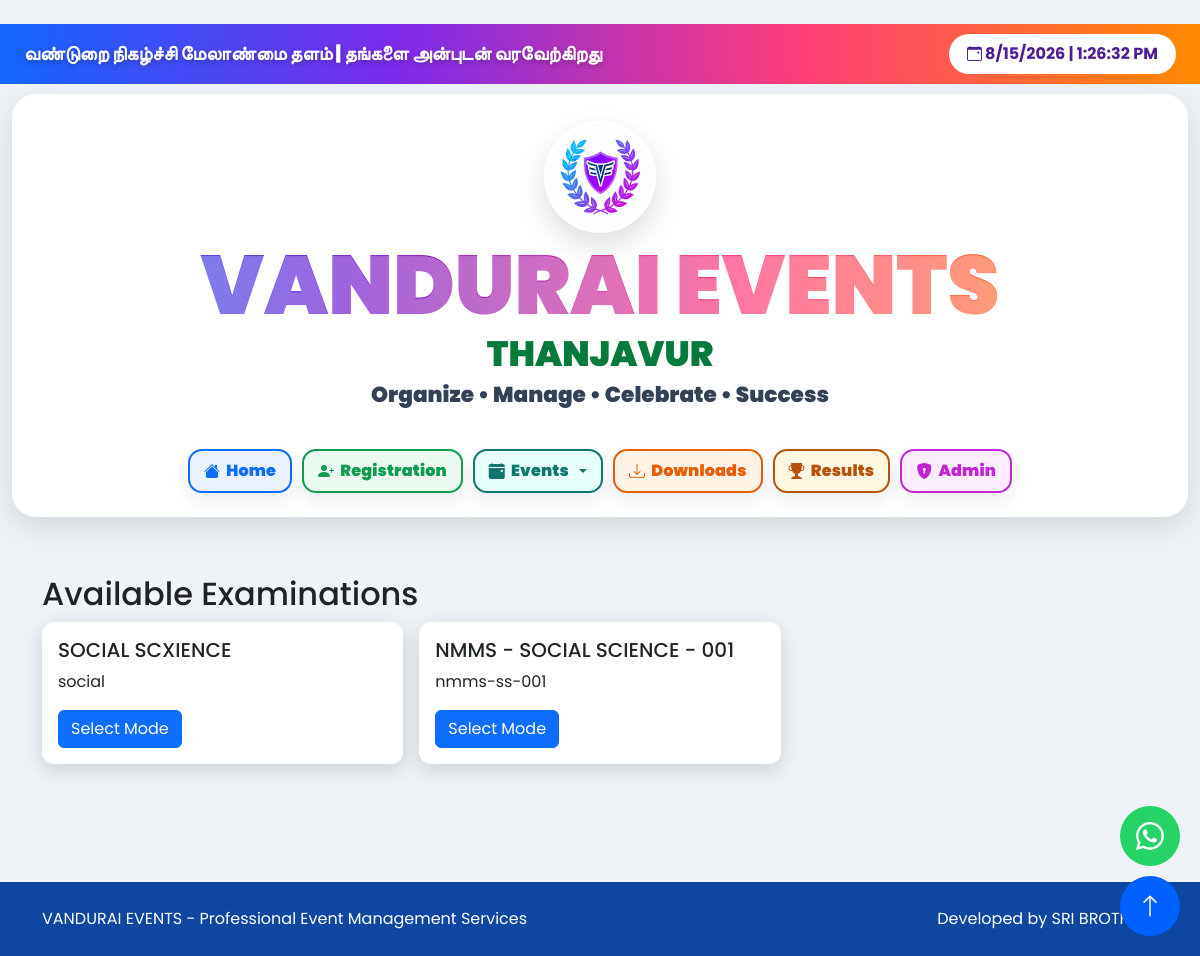
Screenshot of /offline-exams (signed in) with the database file from the repository.
### models.py (models this page shows)
class OnlineExam(db.Model):
    __tablename__ = "online_exams"
    __table_args__ = (
        db.UniqueConstraint(
            "exam_code",
            name="uq_online_exam_code"
        ),
    )
    id = db.Column(
        db.Integer,
        primary_key=True
    )
    event_id = db.Column(
        db.Integer,
        db.ForeignKey("events.id"),
        nullable=False
    )
    subject_id = db.Column(
        db.Integer,
        db.ForeignKey("exam_subjects.id"),
        nullable=False
    )
    exam_title = db.Column(
        db.String(200),
        nullable=False
    )
    exam_code = db.Column(
        db.String(80),
        nullable=False
    )
    instructions = db.Column(
        db.Text
    )
    start_at = db.Column(
        db.DateTime
    )
    end_at = db.Column(
        db.DateTime
    )
    duration_minutes = db.Column(
        db.Integer,
        default=30,
        nullable=False
    )
    marks_per_question = db.Column(
        db.Float,
        default=1,
        nullable=False
    )
    pass_mark = db.Column(
        db.Float,
        default=0
    )
    negative_marks = db.Column(
        db.Float,
        default=0,
        nullable=False
    )
    max_attempts = db.Column(
        db.Integer,
        default=1,
        nullable=False
    )
    tab_switch_limit = db.Column(
        db.Integer,
        default=3,
        nullable=False
    )
    auto_submit_on_violation = db.Column(
        db.Boolean,
        default=True,
        nullable=False
    )
    show_result_immediately = db.Column(
        db.Boolean,
        default=True,
        nullable=False
    )
    randomize_questions = db.Column(db.Boolean, default=False, nullable=False)
    shuffle_options = db.Column(db.Boolean, default=False, nullable=False)
    question_count = db.Column(db.Integer)
    webcam_proctoring = db.Column(db.Boolean, default=False, nullable=False)
    webcam_capture_interval = db.Column(db.Integer, default=60, nullable=False)
    public_results_published = db.Column(
        db.Boolean,
        default=False,
        nullable=False
    )
    is_active = db.Column(
        db.Boolean,
        default=True,
        nullable=False
    )
    created_at = db.Column(
        db.DateTime,
        default=datetime.utcnow
    )
    event = db.relationship(
        "Event",
        back_populates="online_exams"
    )
    subject = db.relationship(
        "ExamSubject",
        back_populates="exams"
    )
    questions = db.relationship(
        "ExamQuestion",
        back_populates="exam",
        cascade="all, delete-orphan",
        order_by="ExamQuestion.sort_order.asc(), ExamQuestion.id.asc()",
        lazy=True
    )
    attempts = db.relationship(
        "ExamAttempt",
        back_populates="exam",
        lazy=True
    )
    question_pools = db.relationship(
        "ExamQuestionPool",
        back_populates="exam",
        cascade="all, delete-orphan",
        order_by="ExamQuestionPool.sort_order.asc(), ExamQuestionPool.id.asc()",
        lazy=True,
    )

### offline_exam_routes.py (the view)
@offline_exam_bp.route("/offline-exams")
def exams():
    person = operator()
    if not person: return redirect(url_for("student_registration.login"))
    return render_template("exam_mode.html", exams=OnlineExam.query.filter_by(is_active=True).all())

### app.py (called while the page is built)
@app.context_processor
def inject_uploaded_fonts():
    return {"site_fonts": available_web_fonts()}

### font_utils.py (called while the page is built)
def font_display_name(filename):
    name = os.path.splitext(filename)[0].replace("_", " ")
    if name == "NotoSansTamil-VariableFont wdth,wght":
        return "Noto Sans Tamil"
    return name

def available_web_fonts():
    fonts = [{"name": name, "filename": None} for name in BUILT_IN_WEB_FONTS]
    if not os.path.isdir(FONT_DIR):
        return fonts
    names = {font["name"].casefold() for font in fonts}
    for filename in sorted(os.listdir(FONT_DIR)):
        _, extension = os.path.splitext(filename)
        if extension.lower() not in SUPPORTED_WEB_FONT_EXTENSIONS:
            continue
        name = font_display_name(filename)
        if name.casefold() in names:
            continue
        fonts.append({"name": name, "filename": filename})
        names.add(name.casefold())
    return fonts

### offline_exam_routes.py (called while the page is built)
def operator():
    student = db.session.get(Student, session.get("student_id"))
    if not student or student.approval_status != "approved" or not student.is_active:
        return None
    return student

### templates/exam_mode.html
{% extends "base.html" %}{% block content %}<main class="container py-5">{% if exam %}<h2 class="text-center mb-4">Select Examination Mode</h2><div class="row justify-content-center g-4"><div class="col-md-5"><div class="card h-100 text-center shadow-sm"><div class="card-body p-5"><h3>💻 Online Examination</h3><p>Write the examination using the computer.</p><form method="post"><button class="btn btn-primary" name="mode" value="ONLINE">Proceed Online</button></form></div></div></div><div class="col-md-5"><div class="card h-100 text-center shadow-sm"><div class="card-body p-5"><h3>📝 Pen & Paper Examination</h3><p>Download the question paper and conduct the examination manually.</p><form method="post"><button class="btn btn-success" name="mode" value="OFFLINE">Proceed Offline</button></form></div></div></div></div>{% else %}<h2>Available Examinations</h2><div class="row g-3">{% for exam in exams %}<div class="col-md-4"><div class="card h-100"><div class="card-body"><h5>{{ exam.exam_title }}</h5><p>{{ exam.exam_code }}</p><a class="btn btn-primary" href="{{ url_for('offline_exam.select_mode', exam_id=exam.id) }}">Select Mode</a></div></div></div>{% else %}<p>No active exams.</p>{% endfor %}</div>{% endif %}</main>{% endblock %}

### static/css/style.css (style rules this page uses)
* { margin:0; padding:0; box-sizing:border-box; }
body { font-family:'Poppins',sans-serif; background:#eef3f8; color:#222; }
html { scroll-behavior:smooth; }
body { overflow-x:hidden; }
.card { border:none; border-radius:20px; overflow:hidden; box-shadow:0 6px 20px rgba(0,0,0,.15); }
.card { transition:.4s; }
html, body { width:100%; max-width:100%; overflow-x:hidden; }
.container, .container-fluid { min-width:0; }
.latest-event-card, .counter, .card, .highlight-box, .ticker-shell { border-radius:12px; }

### rows the page displays
OnlineExam: exam_title "SOCIAL SCXIENCE", exam_code "social"
OnlineExam: exam_title "NMMS - SOCIAL SCIENCE - 001", exam_code "nmms-ss-001"
